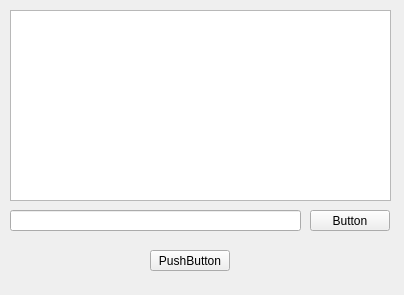
<?xml version="1.0" encoding="UTF-8"?>
<ui version="4.0">
 <class>MainWindow</class>
 <widget class="QMainWindow" name="MainWindow">
  <property name="geometry">
   <rect>
    <x>0</x>
    <y>0</y>
    <width>404</width>
    <height>295</height>
   </rect>
  </property>
  <property name="windowTitle">
   <string>MainWindow</string>
  </property>
  <widget class="QWidget" name="centralWidget">
   <widget class="QPushButton" name="pushButton">
    <property name="geometry">
     <rect>
      <x>150</x>
      <y>250</y>
      <width>80</width>
      <height>21</height>
     </rect>
    </property>
    <property name="text">
     <string>PushButton</string>
    </property>
   </widget>
   <widget class="QLineEdit" name="messageLine">
    <property name="geometry">
     <rect>
      <x>10</x>
      <y>210</y>
      <width>291</width>
      <height>21</height>
     </rect>
    </property>
   </widget>
   <widget class="QPushButton" name="buttonSendMessage">
    <property name="geometry">
     <rect>
      <x>310</x>
      <y>210</y>
      <width>80</width>
      <height>21</height>
     </rect>
    </property>
    <property name="text">
     <string>Button</string>
    </property>
   </widget>
   <widget class="QPlainTextEdit" name="logEditor">
    <property name="geometry">
     <rect>
      <x>10</x>
      <y>10</y>
      <width>381</width>
      <height>191</height>
     </rect>
    </property>
   </widget>
  </widget>
 </widget>
 <layoutdefault spacing="6" margin="11"/>
 <resources/>
 <connections/>
</ui>
